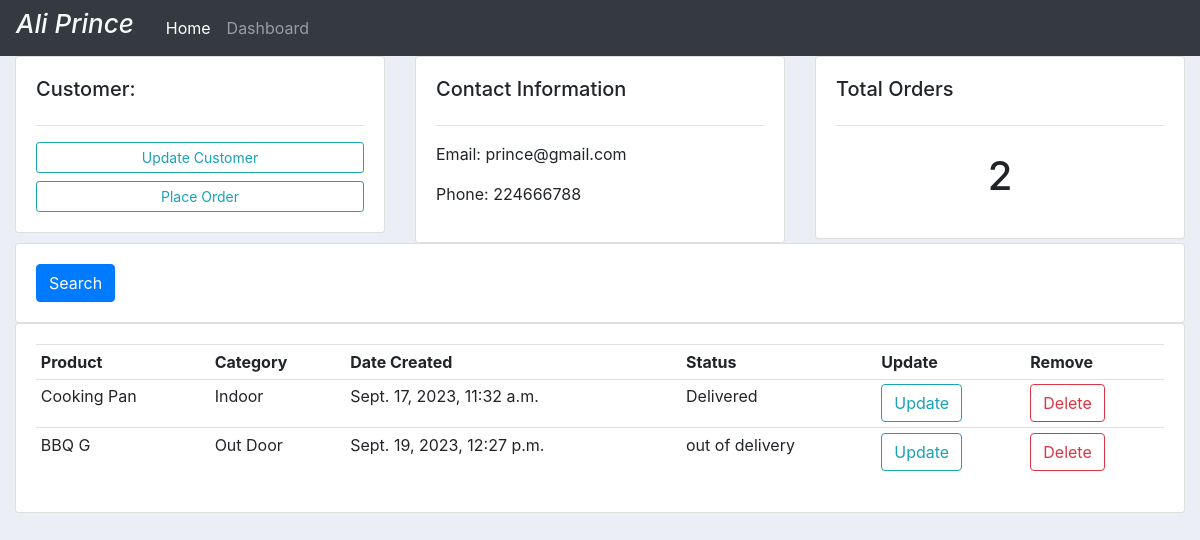
The app's page /customer/2/ with its own data.
### accounts/models.py (models this page shows, shortened)
class Customer(models.Model):
    name = models.CharField(max_length=200, null=True)
    phone = models.IntegerField(null=True)
    email = models.EmailField(max_length=200, null=True)
    date_created =models.DateTimeField(auto_now_add=True, null=True)

class Order(models.Model):
    STATUS =(
        ('Pending', 'Pending'),
        ('out of delivery', 'out of delivery'),
        ('Delivered', 'Delivered'),
    )
    customer = models.ForeignKey(Customer, null=True, on_delete=models.SET_NULL)
    product = models.ForeignKey(Product, null=True, on_delete=models.SET_NULL)
    status =models.CharField(max_length=200, null=True, choices=STATUS)
    date_created = models.DateTimeField(auto_now_add=True, null=True)

class Product(models.Model):
    CATEGORY =(
        ('Indoor', 'Indoor'),
        ('Out Door', 'Out Door'),
    )
    name = models.CharField(max_length=200, null=True)
    price = models.IntegerField(null=True)
    category =models.CharField(max_length=200, null=True, choices=CATEGORY)
    desscription = models.TextField(null=True, blank=True)
    date_created = models.DateTimeField(auto_now_add=True, null=True)
    tag = models.ManyToManyField(Tag)
    def __str__(self):
        return self.name

### accounts/views.py (the view)
# urls.py: path('customer/<str:pk>/', views.customer, name = 'customer'),
def customer(request, pk):
    customer = Customer.objects.get(id=pk)
    order = customer.order_set.all()
    individul_orders = order.count()
    context = {'customer': customer,'order': order, 'individul_orders': individul_orders}
    return render(request, 'accounts/customer.html', context)

### accounts/templates/accounts/customer.html
{% extends 'accounts/main.html' %}
{% block content %}
<div class="row">
    <div class="col-md">
      <div class="card card-body">
        <h5>Customer: </h5>
        <hr>
          <a class="btn btn-outline-info btn-sm btn-block" href="">Update Customer</a>
          <a class="btn btn-outline-info btn-sm btn-block" href="{% url 'order' customer.id %}">Place Order</a>
      </div>
    </div>
    <div class="col-md">
        <div class="card card-body">
          <h5>Contact Information</h5>
          <hr>
          <p>Email: {{customer.email}}</p>
          <p>Phone: {{customer.phone}}</p>
    </div>
    </div>
    <div class="col-md">
        <div class="card card-body">
          <h5>Total Orders </h5>
          <hr>
          <h1 style="text-align: center; padding: 10px;">{{individul_orders}}</h1>
        </div>
    </div>
</div>
<div class="row">
    <div class="col">
        <div class="card card-body">
            <form method="get">
                <button class="btn btn-primary" type="submit">Search</button>
            </form>
        </div>
    </div>
</div>
<div class="row">
    <div class="col-md">
      <div class="card card-body">
          <table class="table table-sm">
                <tr>
                    <th>Product</th>
                    <th>Category</th>
                    <th>Date Created</th>
                    <th>Status</th>
                    <th>Update</th>
                    <th>Remove</th>
                </tr>
                {% for order in order %}
                <tr>
                  <td>{{order.product}}</td>
                  <td>{{order.product.category}}</td>
                  <td>{{order.date_created}}</td>
                  <td>{{order.status}}</td>
                  <td><a href="{% url 'update' order.id %}" class="btn btn-outline-info">Update</a></td>
                  <td><a href="{% url 'delete' order.id %}" class="btn btn-outline-danger">Delete</a></td>
                </tr>
              {% endfor %}
            </table>
      </div>
    </div>
</div>
{% endblock content %}

### static/css/main.css (style rules this page uses)
body { background-color: #ebeff5; }

### records on screen
Customer: email "prince@gmail.com", phone "224666788"
Order: product "Cooking Pan", product.category "Indoor", date_created "Sept. 17, 2023, 11:32 a.m.", status "Delivered"
Order: product "BBQ G", product.category "Out Door", date_created "Sept. 19, 2023, 12:27 p.m.", status "out of delivery"

### other values on screen
{{ individul_orders }} "2"
